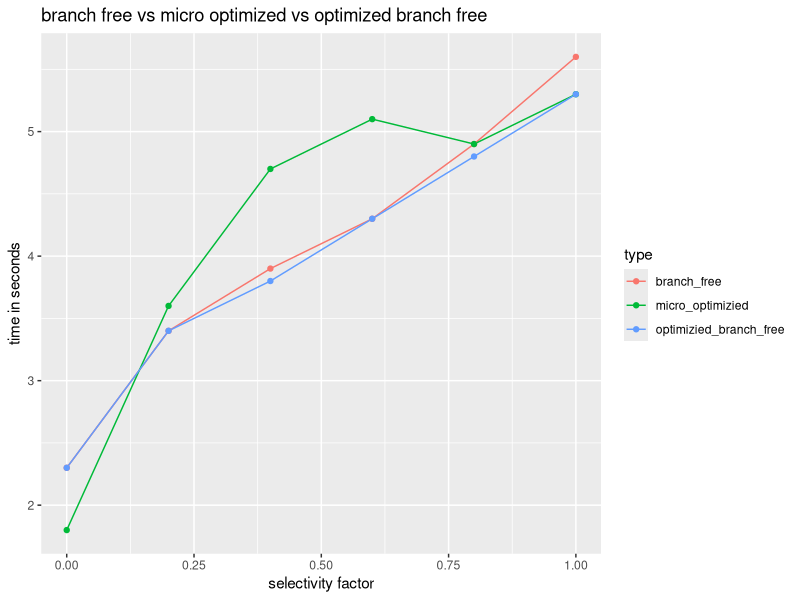

Here is the R script that generated this plot:
# uncomment if you haven't ggplot2
#install.packages("ggplot2")
library(ggplot2)

results =read.csv("results_file6.csv",header = F)
names(results)= c("sf","time","type")
my_plot=ggplot(data=results, aes(x= sf  , y=time, group=type, colour=type)  )+geom_line() +geom_point()+
  xlab("selectivity factor")+ylab("time in seconds")+
  ggtitle("branch free vs micro optimized vs optimized branch free")
ggsave(file="results.png")